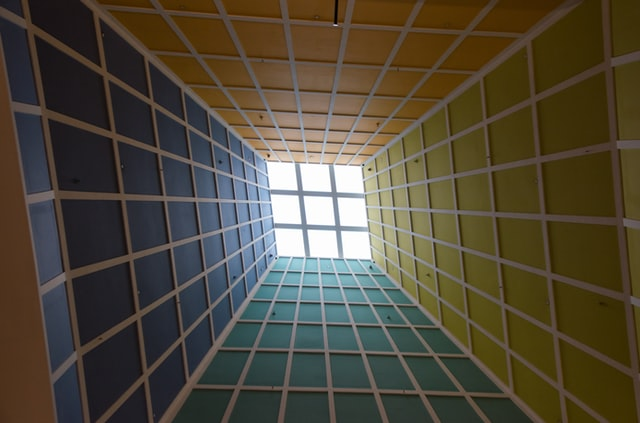
#> input picture PreLab3/lines.jpg, 640 x 423 px
$ jupyter execute Main_DrewAnderson.ipynb   (older library calls are emulated)
#> lines starting #> are read from the running program, lines starting #| are printed output that depends on the picture; after the words box and inside, x2 and y2 are one past the last pixel; in counts of white or black regions, pixels touching at a corner belong together
[cell 1]
import numpy as np
import cv2
import matplotlib. pyplot as plt

lines = cv2.imread("lines.jpg", 0)
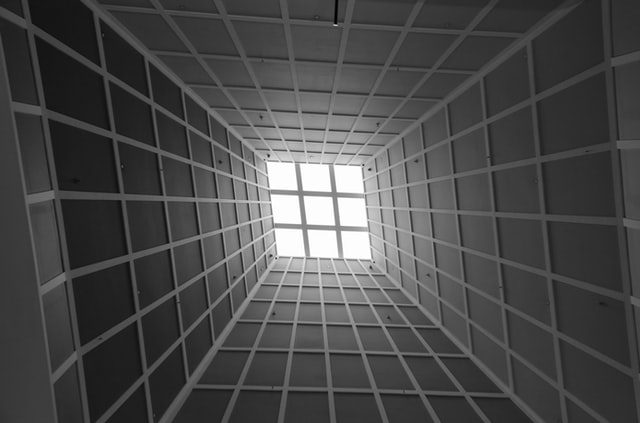
#> lines: shape (423, 640); min 0, max 255, mean 74.1
spiral = cv2.imread("spiral.jpg", 0)
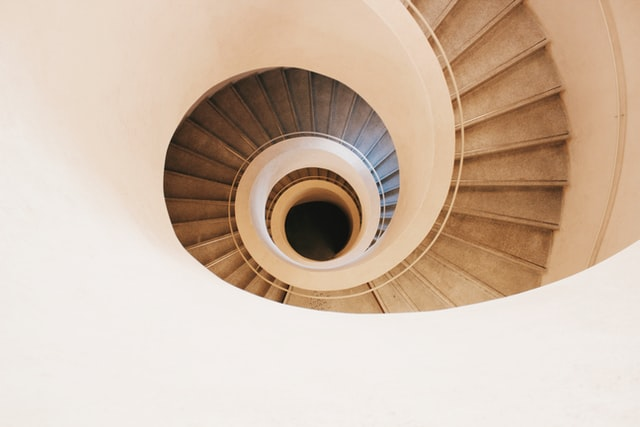
#> input picture PreLab3/spiral.jpg, 640 x 427 px
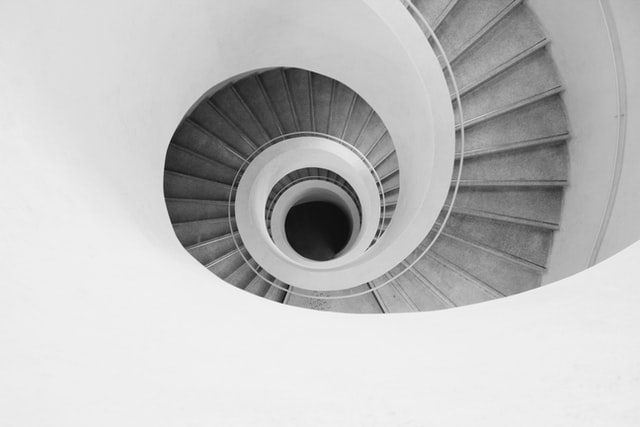
#> spiral: shape (427, 640); min 10, max 250, mean 191.8


def showImage(Img, window_name='image'):
    cv2.imshow(window_name, Img)

    cv2.waitKey(0)

    # closing all open windows
    cv2.destroyAllWindows()

1. General Edge Detection

in the cell bellow includes
1.1 steps smooth your image using the GaussianBlur(method)
1.2 sobel edge Detection Mask
1.3

an easier implementation would be to use
img_dx = cv2.Sobel(img, cv2.CV_32F, 1, 0)
img_dy = cv2.Sobel(img, cv2.CV_32F, 0, 1)

[cell 2]
# 1. General Edge Detection

# 1.1 steps smooth your image using the GaussianBlur(method)
def grayscale(image):
    image=image.copy()
    image = cv2.cvtColor(image, cv2.COLOR_BGR2GRAY)
    return image
def blur(image):
    image=image.copy()
    blur = cv2.GaussianBlur(image, (5, 5), 0)
    return blur


# 1.2 Define Orthogonal mask Sobel Method & 1.3  Get the x- and y- gradient Image
def sobel(image):
    sobelX = np.array([[-1, -2, -1], [0, 0, 0], [1, 2, 1]])  # G1 SobelX 3X3 mask

    sobelY = np.array([[-1, 0, 1], [-2, 0, 2], [-1, 0, 1]])  # G1 SobelY 3x3 mask from PPt

    resultX = cv2.filter2D((blur(image)), -1, sobelX)
    resultY = cv2.filter2D((blur(image)), -1, sobelY)
    return resultX, resultY
    # showImage(resultX, "Sobel Horizontal Image")
    # showImage(resultY, "Sobel Vertical Image")


resultX, resultY = sobel(np.uint8(spiral))

showImage(resultX, "Sobel Horizontal Image")
showImage(resultY, "Sobel Horizontal Image")

print("pass")

1.4 Gradient Magnitude G(i,j) = magnitude of x 1st derivative + magnitude of y 1st derivative

[cell 3]
# 1.4 Gradient Magnitude G(i,j) = magnitude of x 1st derivative + magnitude of y 1st derivative

def gradient(image):
    image=image.copy()

    image=blur(image)
    I_x, I_y = sobel(image)


    result = cv2.add(I_x, I_y)
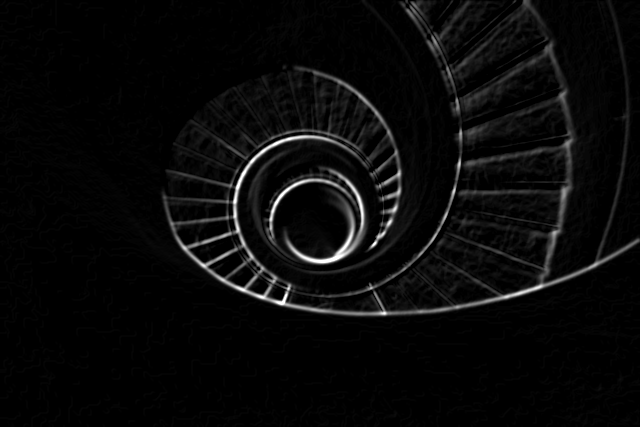
#> result: shape (427, 640); min 0, max 255, mean 9.3


    return result

img = gradient(np.uint8(spiral))
showImage(img, "Gradient Magnitude")


print('Pass')

General Edge Detection
1.5  Threshold your gradient image by marking all pixels in 𝑰(𝑖,𝑗) as edges if 𝑮(𝑖,𝑗) > 𝝉 .

[cell 4]
#Tracbar for sobel

img = spiral
img = blur(img)

thresh1 = 18
cv2.namedWindow('Sobel')


#image should be loaded in as grayscale and already blured
def funcGradient(thres1 = 0):
#> called with thres1 = 0
    threshold = cv2.getTrackbarPos("T","Sobel")

    I_x, I_y = sobel(spiral)

    image = cv2.add(I_x, I_y) #to used cv2.add instead of  cv2.magnitude because dtype is unit8
    ret, thresh1 = cv2.threshold(image, threshold, 255, cv2.THRESH_BINARY)
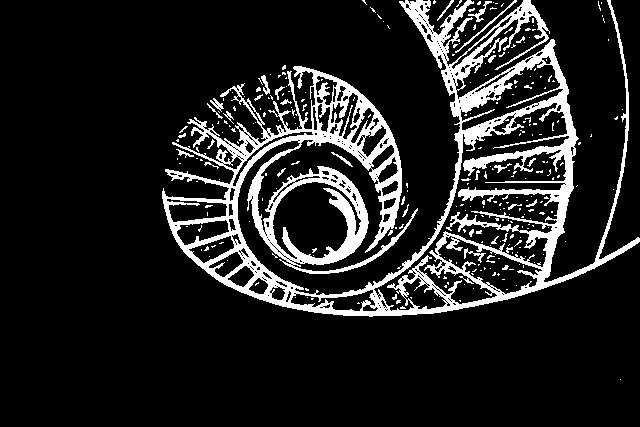
#> thresh1: shape (427, 640); 13.2% white; 277 white regions (246 under 20 px), largest, box (x1, y1, x2, y2) and area: (162, 0, 640, 317) 33313, (455, 0, 517, 53) 158, (468, 1, 492, 22) 108
#> ret = 18
    cv2.imshow('Sobel', thresh1)
    return thresh1

cv2.createTrackbar('T', 'Sobel', thresh1, 255, funcGradient)
funcGradient(0)

cv2.waitKey(0)

cv2.destroyAllWindows()

[cell 5]
#2.1 Canny Edge Detection example for Spiral

window = "canny"
def funcCan(thresh1 = 0):
#> called with thresh1 = 0
    thresh1 = cv2.getTrackbarPos('thresh1', 'canny')
    thresh2 = cv2.getTrackbarPos('thresh2', 'canny')
    edge = cv2.Canny(img, thresh1, thresh2)  #creates the canny image
#> edge: shape (427, 640); 3.8% white in thin lines or dots, all inside (x1, y1, x2, y2) = (163, 0, 640, 314)
    cv2.imshow('canny', edge)
    return edge


original = np.uint8(spiral) #redundant
img = original.copy()
img = blur(img)

cv2.namedWindow('canny')

thresh1 = 100
thresh2 = 1
cv2.createTrackbar('thresh1', 'canny', thresh1, 255, funcCan)
cv2.createTrackbar('thresh2', 'canny', thresh2, 255, funcCan)
funcCan(0)

cv2.waitKey(0)

cv2.destroyAllWindows()

3. Comparison of General and Canny Edge Detectors

the output of the code below is a graph coomparing both Edge detctors for the spiral staircase,
Note it works it just takes really long to load

[cell 6]
#3  Compare Canny to Sobel
height, width= spiral.shape[0],spiral.shape[0]
#> height = 427; width = 427
#canny

edge = cv2.Canny(blur(spiral), 100, 52)
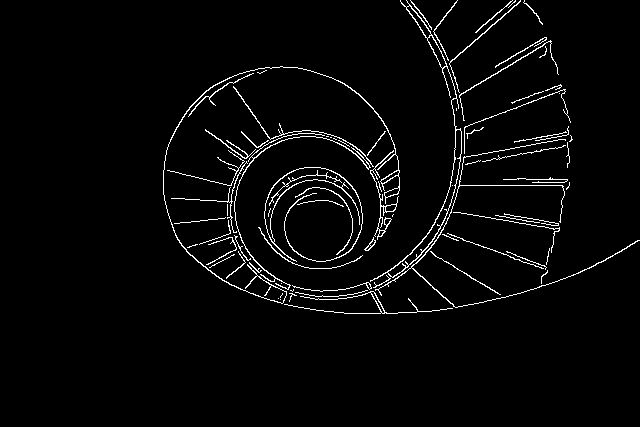
#> edge: shape (427, 640); 3% white in thin lines or dots, all inside (x1, y1, x2, y2) = (163, 0, 640, 314)
#Sobel


def Comparison(threshold =50):
#> called with threshold = 10
    i=0
    #for Canny let thresh1 =100 thresh2 =52
    I_x, I_y = sobel(blur(spiral))
    result = cv2.add(I_x, I_y)
    ret, image = cv2.threshold(result, threshold, 255, cv2.THRESH_BINARY)
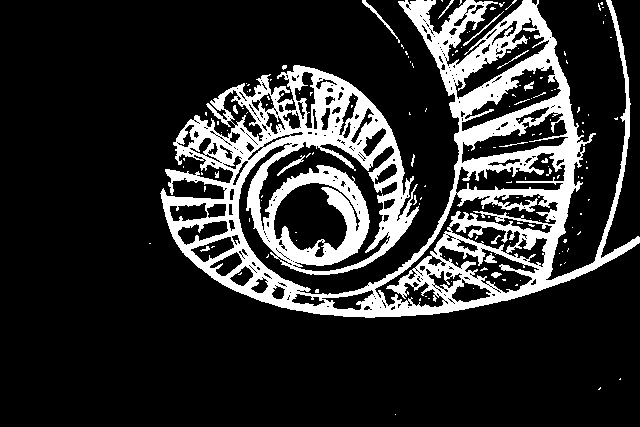
#> image: shape (427, 640); 18.2% white; 147 white regions (129 under 20 px), largest, box (x1, y1, x2, y2) and area: (160, 0, 640, 318) 48371, (362, 0, 400, 43) 146, (277, 155, 305, 176) 103
#> ret = 10

    for y in range(height): # loop through image pixels and increment counter if sobel and canny have same value
        for x in range(width):

            if image[y,x]==edge[y,x]:#compare canny and Sobel
                i+=1
#> after the loop, i = 157269


    return i/spiral.size

Comparison(10)


def Graphing():
    y=[]
#> y = []
    x=[]
    for i in range(0,255):
        x.append(Comparison(i))
        y.append(i)
#> this loop made 255 passes
#> pass 1, in Comparison (call 2), `ret, image = cv2.threshold(result, threshold, 255, cv2.THRESH_BINARY)`:
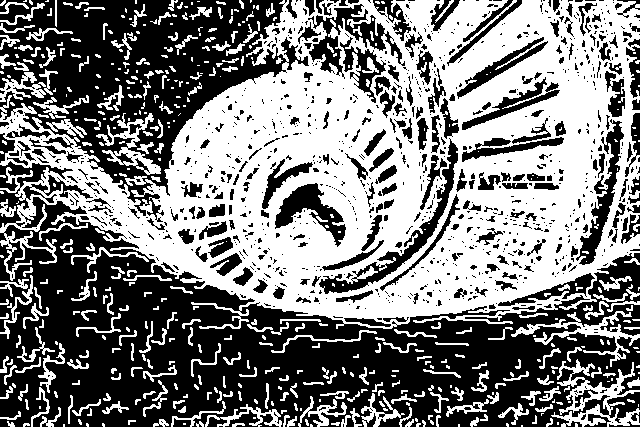
#> image: shape (427, 640); 49.3% white; 508 white regions (240 under 20 px), largest, box (x1, y1, x2, y2) and area: (0, 0, 640, 329) 109401, (551, 359, 640, 427) 2071, (511, 311, 640, 367) 1409
#> pass 3, in Comparison (call 4), `ret, image = cv2.threshold(result, threshold, 255, cv2.THRESH_BINARY)`:
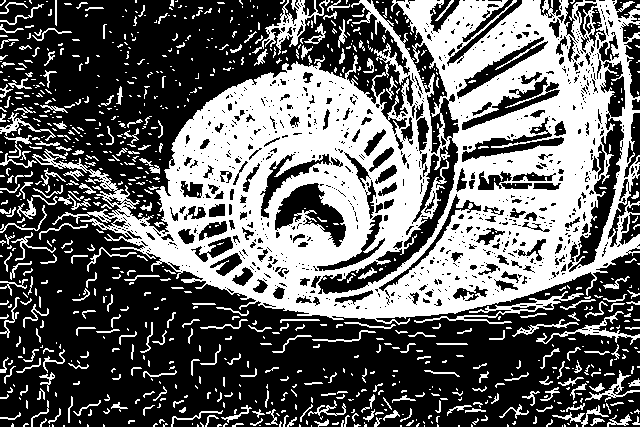
#> image: shape (427, 640); 40.1% white; 905 white regions (630 under 20 px), largest, box (x1, y1, x2, y2) and area: (32, 0, 640, 325) 88106, (252, 0, 330, 55) 1030, (414, 291, 584, 324) 858
#> after the loop, y = 255 values from 0 to 254


    plt.plot(x, y)
    plt.title("Similarity Metric: General and Canny Edge over Thresholds")
    plt.show()
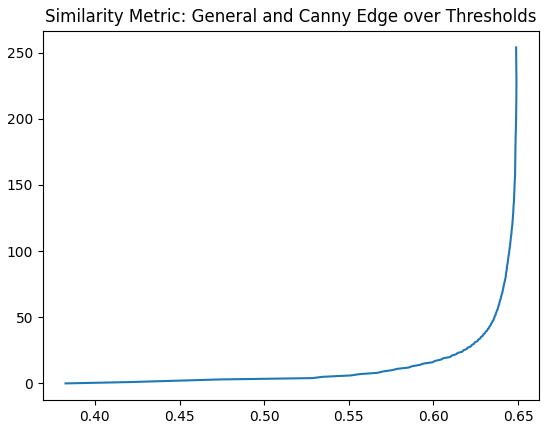
#> figure drawn by matplotlib, 1 panel
Graphing()
